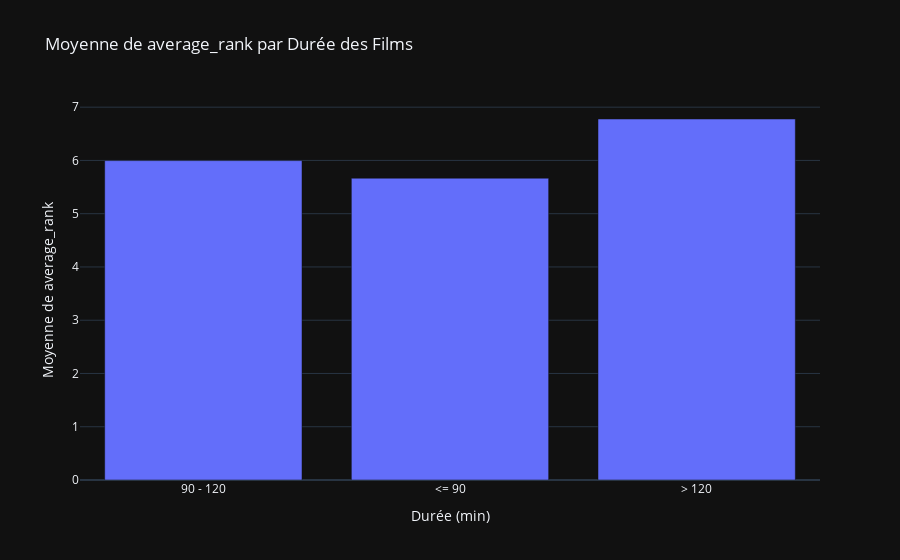

Notebook source saved alongside this figure:
### Code cell
# Création de catégories de durée
df = df.withColumn("Duration_Category", 
                   when(col("Duration (min)") <= 90, "<= 90")
                   .when((col("Duration (min)") > 90) & (col("Duration (min)") <= 120), "90 - 120")
                   .otherwise("> 120"))

# Calcul de la moyenne de average_rank pour chaque catégorie de durée
average_by_duration = df.groupBy("Duration_Category").agg(avg("average_rank").alias("avg_average_rank")).orderBy("Duration_Category")

# Convertir en DataFrame Pandas
average_by_duration_pandas = average_by_duration.toPandas()

# Création du graphique à barres
fig = px.bar(average_by_duration_pandas, x='Duration_Category', y='avg_average_rank',
             title='Moyenne de average_rank par Durée des Films',
             labels={'avg_average_rank': 'Moyenne de average_rank', 'Duration_Category': 'Durée (min)'})

# Affichage du graphique
fig.show()

### Figure 1 — Plotly figure (JSON) as saved in the notebook; plotly's stock layout.template omitted (floating-point values rounded to 4 significant figures)
{"data": [{"alignmentgroup": "True", "hovertemplate": "Durée (min)=%{x}<br>Moyenne de average_rank=%{y}<extra></extra>", "legendgroup": "", "marker": {"color": "#636efa", "pattern": {"shape": ""}}, "name": "", "offsetgroup": "", "orientation": "v", "showlegend": false, "textposition": "auto", "x": ["90 - 120", "<= 90", "> 120"], "xaxis": "x", "y": [5.997, 5.667, 6.778], "yaxis": "y", "type": "bar"}], "layout": {"xaxis": {"anchor": "y", "domain": [0.0, 1.0], "title": {"text": "Durée (min)"}}, "yaxis": {"anchor": "x", "domain": [0.0, 1.0], "title": {"text": "Moyenne de average_rank"}}, "legend": {"tracegroupgap": 0}, "title": {"text": "Moyenne de average_rank par Durée des Films"}, "barmode": "relative"}}
